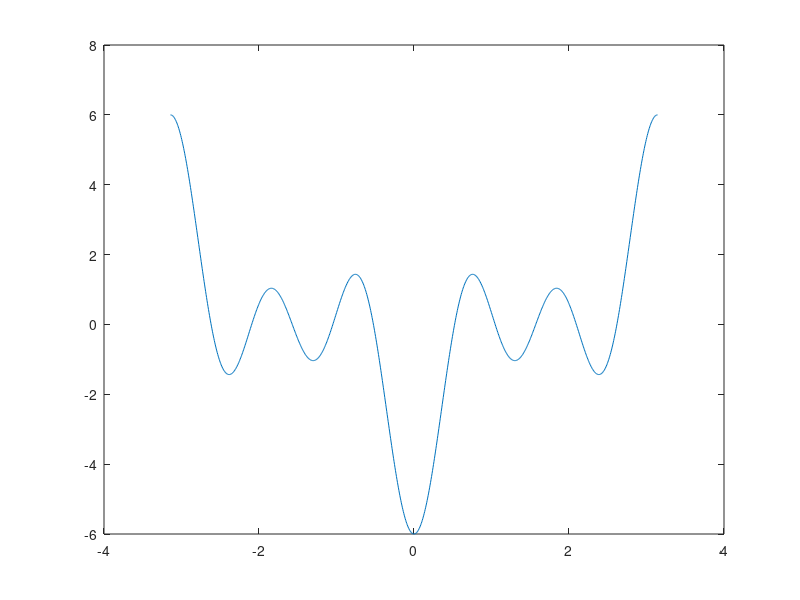

Here is the MATLAB script that generated this plot:
NBases = 5;
compute_all_eigs = 1;
Xp = zeros( 2 * NBases + 1 );

for k = -NBases:NBases
    if ( k == -NBases )
        Xp( 2, k + NBases + 1 ) = 0.5 * ( k + 1 );
    elseif ( k == NBases )
        Xp( k + NBases, k + NBases + 1 ) = 0.5 * ( 1 - k );
    else
        Xp( k + NBases + 2, k + NBases + 1 ) = 0.5 * ( k + 1 );
        Xp( k + NBases, k + NBases + 1 ) = 0.5 * ( 1 - k );
    end
end

if ( compute_all_eigs )
    % the following code does not do a great job of computing the eigenvalues
    % probably due to some scaling issue, but the true reason is unclear
    % [ V, D ] = eig( Xp );
    % this works a bit better
    [ V, D ] = eig( Xp, eye( size( Xp ) ));
    
    zeroeig = [];
    for k = 1:length(D)
        if ( D( k, k ) == 0 )
            zeroeig = [ zeroeig; k ];
        end
    end
else
    % this works fast
    [ V, D ] = eigs( Xp, eye( size( Xp ) ), 1, 1e-5 );
    
    zeroeig = 1;
end

% zeroeig = 2 * NBases + 1;
NSamples = 1001;
x = linspace( -pi, pi, NSamples );
outp = zeros( 1, NSamples );
for j = 1:NSamples
    for k = -NBases:NBases
        %         if ( abs( V( k + NBases +1, zeroeig( 1 ) ) ) < 1e-10 )
        %             continue;
        %         end
        outp( j ) = outp( j ) + V( k + NBases + 1, zeroeig( 1 ) ) * exp( 1i * k * x( j ) );
    end
end

% figure; bar3( Xp );
figure; plot( x, outp );


